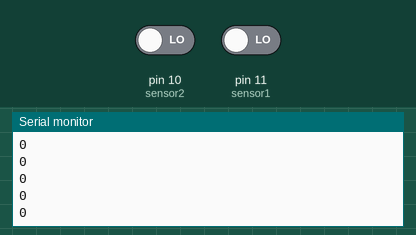
Simulated run of this sketch. Board: Arduino Uno, built with avr-gcc and run on an emulated ATmega328P. Shown: the last lines printed to the serial monitor. Inputs (shaded band) come from the test bench; at power-on: pin 10 (sensor2) LOW, pin 11 (sensor1) LOW.

Above: at 1.2 s.
1.3 s: pin 10 (sensor2) driven HIGH
At 1.31 s:
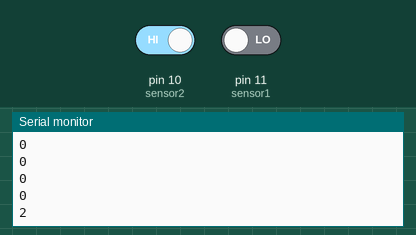
2.8 s: pin 11 (sensor1) driven HIGH
At 2.81 s:
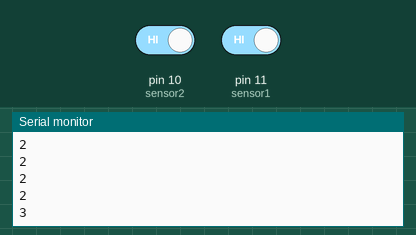
4.3 s: pin 10 (sensor2) driven LOW
At 4.31 s:
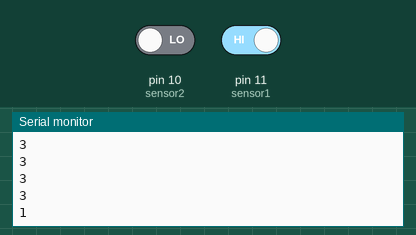
Timing chart, 0 to 7.3 s (numbered marks = the images above; inputs shaded):
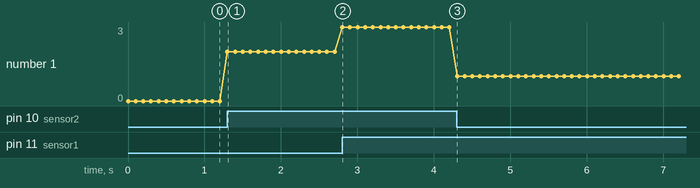

Measured:
- after the input at 1.3 s, the serial monitor: prints a new line at once (image 1)
- after the input at 2.8 s, the serial monitor: prints a new line at once (image 2)
- after the input at 4.3 s, the serial monitor: prints a new line at once (image 3)
- plotted number 1: 0 → 2 after the input at 1.3 s, 2 → 3 after the input at 2.8 s, 3 → 1 after the input at 4.3 s

The sketch:

ArduGloves.ino
```cpp
int led1 = 5;
int led2 = 6;
int sensor1 = 11;
int sensor2 = 10;

void setup() {
  pinMode(sensor1, INPUT);
  pinMode(sensor2, INPUT);
    Serial.begin(9600);
}

void loop() {
  if (digitalRead(sensor1));
  int sensorValue1 = digitalRead(sensor1);
  int sensorValue2 = digitalRead(sensor2);
    Serial.println(sensorValue1+sensorValue2*2);
    delay(100);
}
```
